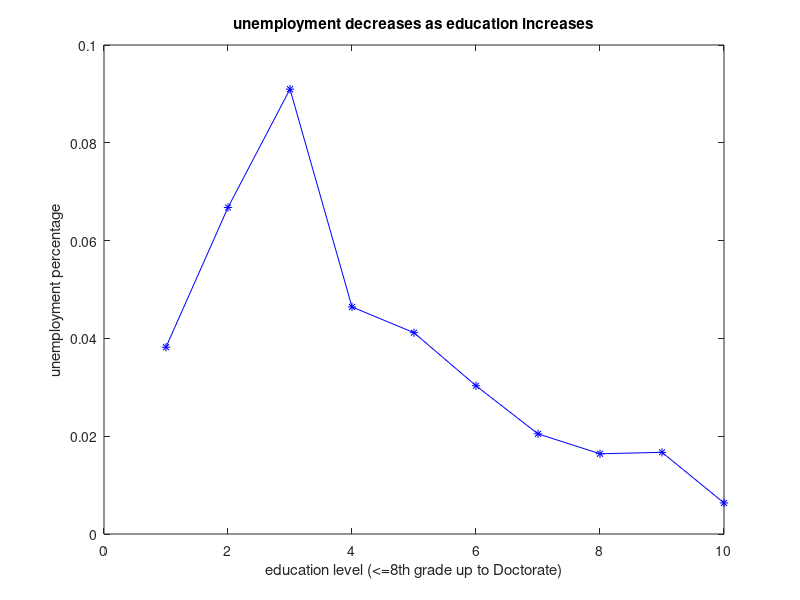

Reproduce this figure in MATLAB.
% Programming Fundamentals Using MATLAB, Michael Weeks Copyright 2020
% 
%
% Census data
%
% Educational Attainment of the Population 25 Years and Over, by Selected
% Characteristics:  2007
%Total	Educational Attainment								
%	"None - 8th grade"	"9th - 11th grade"	"High school graduate"	
%   "Some college no degree"  "Associate's degree"	"Bachelor's degree" 
%   "Master's degree" "Professional degree" "Doctoral degree"
% (cilivian labe force only)
%
% Source: 
% http://www.census.gov/population/www/socdemo/education/cps2007.html
%
% Also, for each level, find the total percentage of the population.
%


empl= [125537	4444	7504	36821	21569	12409	27793	10491	2473	2033];
unemp= [4987	318	751	1793	926	388	581	175	42	13];

% Find percent unemployed
pct = unemp ./ (empl + unemp);

plot(1:length(pct),pct,'b*-')
title('unemployment decreases as education increases');
ylabel('unemployment percentage');
xlabel('education level (<=8th grade up to Doctorate)');


totals = empl + unemp;
disp(' ');
disp('For 2007, here are the percentages of education level.');
disp(sprintf('None - 8th grade       %4.1f%%', totals(2)*100/totals(1)));
disp(sprintf('9th - 11th grade       %4.1f%%', totals(3)*100/totals(1)));
disp(sprintf('High school graduate   %4.1f%%', totals(4)*100/totals(1)));
disp(sprintf('Some college no degree %4.1f%%', totals(5)*100/totals(1)));
disp(sprintf('Associate''s degree     %4.1f%%', totals(6)*100/totals(1)));	
disp(sprintf('Bachelor''s degree      %4.1f%%', totals(7)*100/totals(1)));
disp(sprintf('Master''s degree        %4.1f%%', totals(8)*100/totals(1)));
disp(sprintf('Professional degree    %4.1f%%', totals(9)*100/totals(1)));
disp(sprintf('Doctoral degree        %4.1f%%', totals(10)*100/totals(1)));
disp(' ');

